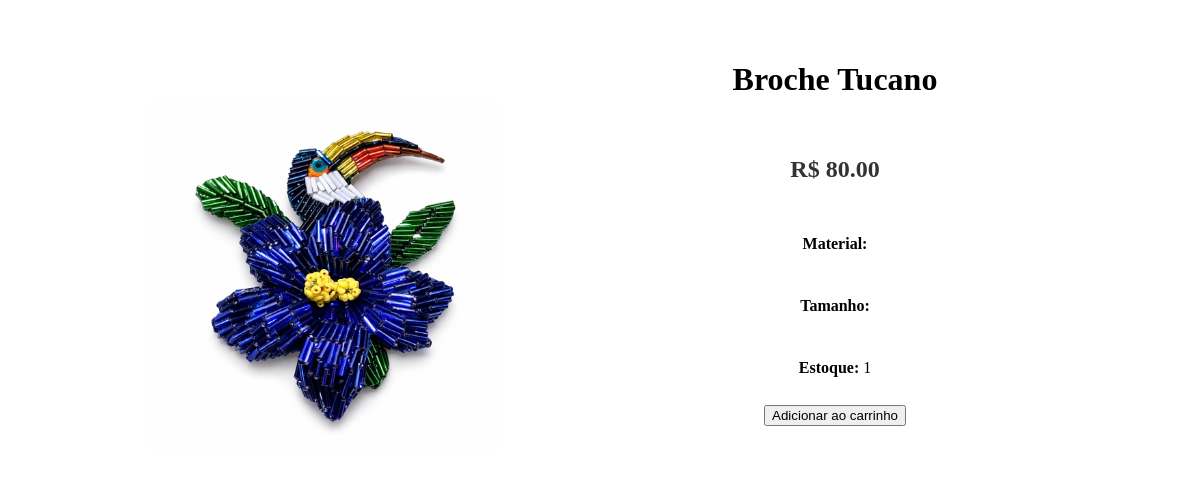
Screenshot of /produto/7 with the database file from the repository.
### app/models.py (models this page shows, shortened)
class Produtos(db.Model):
    __tablename__ = "Produtos"
    id_acessorio = db.Column(db.Integer , primary_key= True)
    nome = db.Column(db.String(50) , nullable = False)
    colecao_id = db.Column(db.Integer, db.ForeignKey('Colecoes.id_colecao'))
    tamanho = db.Column(db.String(20) , nullable = True, unique = False)
    material = db.Column(db.String(20) , nullable = False , unique = False)
    preco = db.Column(db.Numeric(10,2), nullable=False)
    imagem = db.Column(db.String(255) , nullable = True , unique= False)
    status = db.Column(db.Enum(status_acessorio) , default = status_acessorio.DISPONIVEL , nullable = False)
    tipo_foto = db.Column(db.String(50), nullable=False, default='Produto')
    data_registro = db.Column(db.DateTime, default=lambda: dt.datetime.now(fuso_brasilia))
    em_estoque = db.Column(db.Integer , nullable=False , unique=False)
    ativo = db.Column(db.Boolean, default=True)
    categoria = db.Column(db.String(50))

### app/rotas_principais/produto.py (the view)
@bp_produto.route("/produto/<int:id>" , methods = ["GET" , "POST"])
def pagina_produto(id):
  produto = consultar_produto(id)
  if request.method == "GET":
    return render_template("produto.html" , produto=produto)
  elif request.method == "POST":
    return render_template("produto.html" , produto=produto)

### app/rotas_principais/produto.py (called while the page is built)
def consultar_produto(id):
  produto = Produtos.query.filter_by(id_acessorio=id).first()
  return produto

### app/templates/produto.html (shortened to what this page needs)
<!DOCTYPE html>
<html lang="pt-br">
<head>
    <link rel="stylesheet" href="{{ url_for('static', filename='css/style_produtos.css') }}">
    </head>
    <body>
      <div class="pagina-produto">
        <div class="produto-imagem">
          <img src="{{ url_for('static', filename='imagens/UPLOADS_FOTOS_BIJOUX/' ~ produto.imagem) }}">
        </div>
        <div class="produto-info">
          <h1>{{ produto.nome }}</h1>
          <p class="preco">R$ {{ produto.preco }}</p>
          <p><strong>Material:</strong> {{ produto.material }}</p>
          <p><strong>Tamanho:</strong> {{ produto.tamanho }}</p>
          <p><strong>Estoque:</strong> {{ produto.em_estoque }}</p>
          <form method="POST">
            <button type="submit">Adicionar ao carrinho</button>
            </form>
        </div>
    </div>
    </body>
</html>

### app/static/css/style_produtos.css (style rules this page uses)
.pagina-produto { display: flex; justify-content: center; align-items: flex-start; gap: 40px; max-width: 900px; margin: 40px auto; text-align: center; }
.produto-imagem { flex: 1; }
.produto-imagem img { width: 100%; max-width: 350px; border-radius: 8px; display: block; margin-top: 60px; }
.produto-info { flex: 1; display: flex; flex-direction: column; gap: 12px; }
.preco { font-size: 24px; font-weight: bold; color: #333; }
strong { white-space: nowrap; }

### rows the page displays
Produtos: imagem (picture), nome "Broche Tucano", preco "80.00", em_estoque "1"
